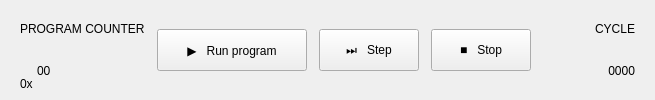
     <widget class="QFrame" name="controlBar">
      <property name="frameShape">
       <enum>QFrame::NoFrame</enum>
      </property>
      <layout class="QHBoxLayout" name="controlBarLayout">
       <property name="spacing">
        <number>12</number>
       </property>
       <property name="leftMargin">
        <number>20</number>
       </property>
       <property name="topMargin">
        <number>9</number>
       </property>
       <property name="rightMargin">
        <number>20</number>
       </property>
       <property name="bottomMargin">
        <number>9</number>
       </property>
       <item>
        <layout class="QVBoxLayout" name="pcBoxLayout">
         <property name="spacing">
          <number>2</number>
         </property>
         <property name="leftMargin">
          <number>0</number>
         </property>
         <property name="topMargin">
          <number>0</number>
         </property>
         <property name="rightMargin">
          <number>0</number>
         </property>
         <property name="bottomMargin">
          <number>0</number>
         </property>
         <item>
          <widget class="QLabel" name="pcCaptionLabel">
           <property name="text">
            <string>PROGRAM COUNTER</string>
           </property>
           <property name="role" stdset="0">
            <string>cap</string>
           </property>
          </widget>
         </item>
         <item>
          <layout class="QHBoxLayout" name="pcValueLayout">
           <property name="spacing">
            <number>4</number>
           </property>
           <property name="leftMargin">
            <number>0</number>
           </property>
           <property name="topMargin">
            <number>0</number>
           </property>
           <property name="rightMargin">
            <number>0</number>
           </property>
           <property name="bottomMargin">
            <number>0</number>
           </property>
           <item alignment="Qt::AlignBottom">
            <widget class="QLabel" name="pcPrefixLabel">
             <property name="text">
              <string>0x</string>
             </property>
             <property name="role" stdset="0">
              <string>pcprefix</string>
             </property>
            </widget>
           </item>
           <item>
            <widget class="QLabel" name="pcValueLabel">
             <property name="text">
              <string>00</string>
             </property>
            </widget>
           </item>
           <item>
            <spacer name="pcSpacer">
             <property name="orientation">
              <enum>Qt::Horizontal</enum>
             </property>
             <property name="sizeHint" stdset="0">
              <size>
               <width>20</width>
               <height>10</height>
              </size>
             </property>
            </spacer>
           </item>
          </layout>
         </item>
        </layout>
       </item>
       <item>
        <widget class="QPushButton" name="runButton">
         <property name="text">
          <string>▶   Run program</string>
         </property>
         <property name="cursor">
          <cursorShape>PointingHandCursor</cursorShape>
         </property>
         <property name="minimumSize">
          <size>
           <width>150</width>
           <height>42</height>
          </size>
         </property>
        </widget>
       </item>
       <item>
        <widget class="QPushButton" name="stepButton">
         <property name="text">
          <string>⏭   Step</string>
         </property>
         <property name="cursor">
          <cursorShape>PointingHandCursor</cursorShape>
         </property>
         <property name="minimumSize">
          <size>
           <width>100</width>
           <height>42</height>
          </size>
         </property>
        </widget>
       </item>
       <item>
        <widget class="QPushButton" name="stopButton">
         <property name="text">
          <string>■   Stop</string>
         </property>
         <property name="cursor">
          <cursorShape>PointingHandCursor</cursorShape>
         </property>
         <property name="minimumSize">
          <size>
           <width>100</width>
           <height>42</height>
          </size>
         </property>
        </widget>
       </item>
       <item>
        <widget class="WaveformWidget" name="waveform"/>
       </item>
       <item>
        <spacer name="controlSpacer">
         <property name="orientation">
          <enum>Qt::Horizontal</enum>
         </property>
         <property name="sizeHint" stdset="0">
          <size>
           <width>40</width>
           <height>10</height>
          </size>
         </property>
        </spacer>
       </item>
       <item>
        <layout class="QVBoxLayout" name="cycleBoxLayout">
         <property name="spacing">
          <number>2</number>
         </property>
         <property name="leftMargin">
          <number>0</number>
         </property>
         <property name="topMargin">
          <number>0</number>
         </property>
         <property name="rightMargin">
          <number>0</number>
         </property>
         <property name="bottomMargin">
          <number>0</number>
         </property>
         <item alignment="Qt::AlignRight">
          <widget class="QLabel" name="cycleCaptionLabel">
           <property name="text">
            <string>CYCLE</string>
           </property>
           <property name="alignment">
            <set>Qt::AlignRight|Qt::AlignVCenter</set>
           </property>
           <property name="role" stdset="0">
            <string>cap</string>
           </property>
          </widget>
         </item>
         <item alignment="Qt::AlignRight">
          <widget class="QLabel" name="cycleValueLabel">
           <property name="text">
            <string>0000</string>
           </property>
           <property name="alignment">
            <set>Qt::AlignRight|Qt::AlignVCenter</set>
           </property>
          </widget>
         </item>
        </layout>
       </item>
      </layout>
     </widget>
